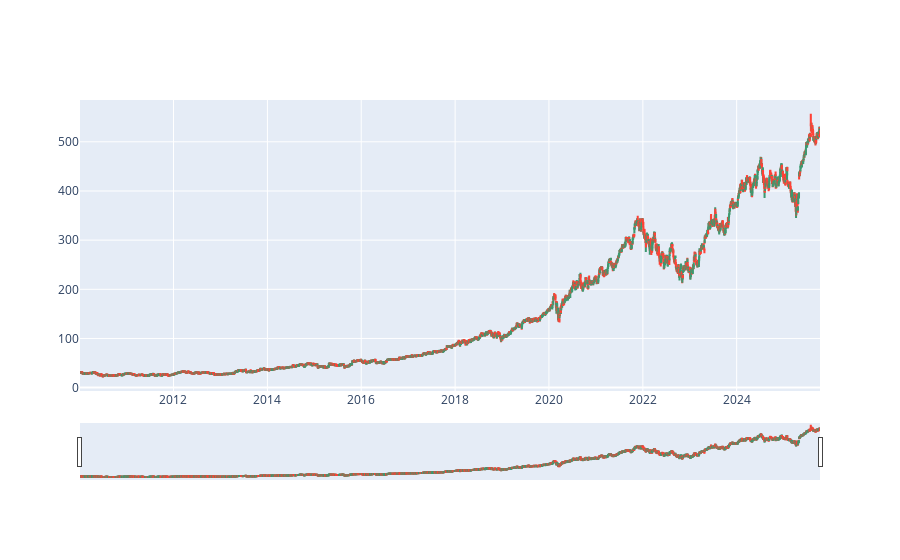

Notebook source saved alongside this figure:
### Code cell
df = df_MSFT
assert df is not None

fig = go.Figure(data=[go.Candlestick(x=df.index,
                open=df['Open'],
                high=df['High'],
                low=df['Low'],
                close=df['Close'])])

fig.show()

### Figure 1 — Plotly figure (JSON) as saved in the notebook; plotly's stock layout.template omitted (floating-point values rounded to 4 significant figures; data arrays with more than 128 entries replaced by an {"elided": "..."} marker saying what was removed)
{"data": [{"close": {"elided": "3968 float values"}, "high": {"elided": "3968 float values"}, "low": {"elided": "3968 float values"}, "open": {"elided": "3968 float values"}, "type": "candlestick", "x": {"elided": "3968 str values"}}], "layout": {}}
